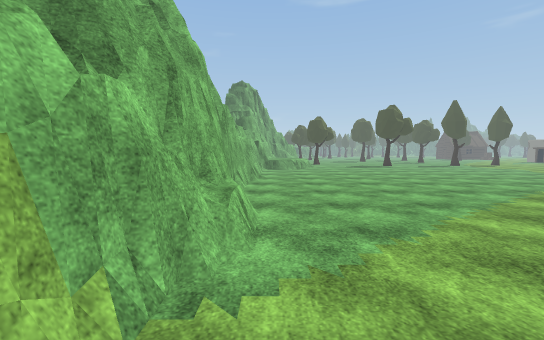
View 1 (above)

17 first-person views from a walk through a scene from a Unity 3-D project. The camera is 1.5 m above the floor, tilts 4° down and sees 90° across. The floor is counted in squares, 1 m on a side. Each view is taken from the middle of a square. On the plan, view 1 faces up. The plan holds only what a view shows up to about 14 squares ahead; the rest is blank. The place goes on beyond the plan. The player is left out. Some animated figures are not drawn. Some surface patterns are stand-ins.

View 2
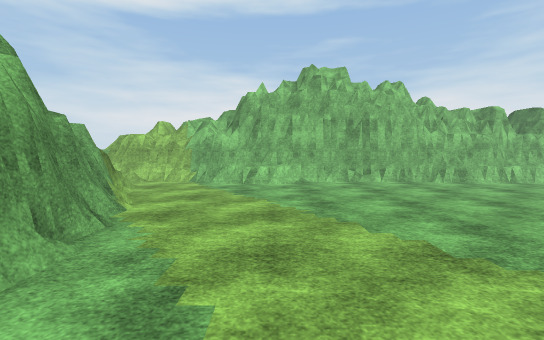

View 3
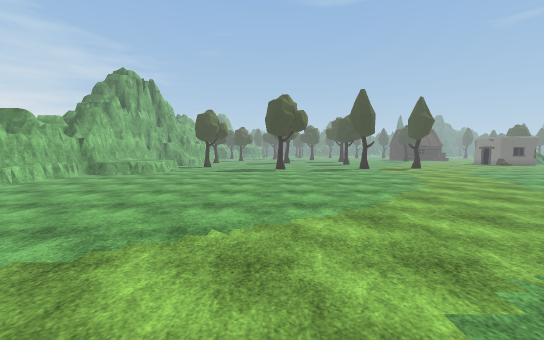

View 4
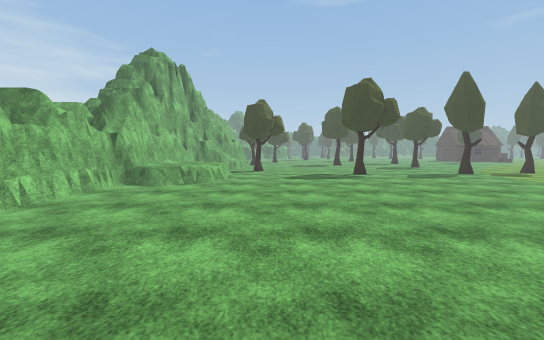

View 5
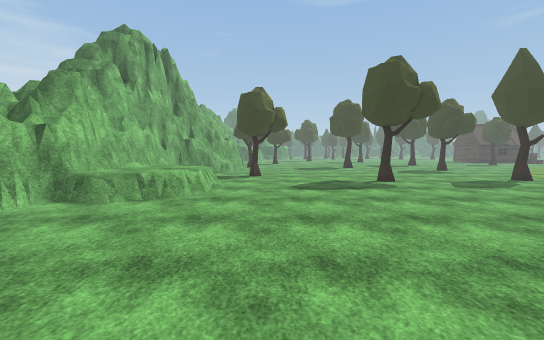

View 6
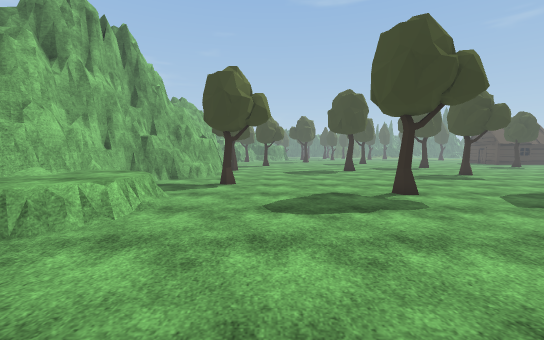

View 7
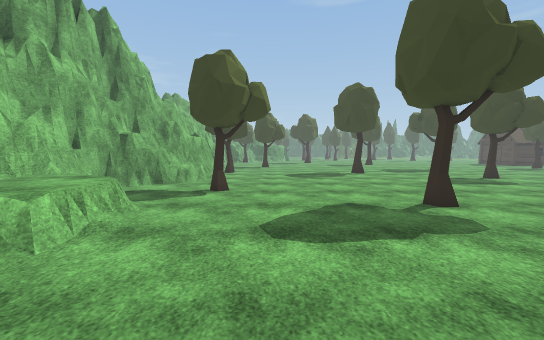

View 8
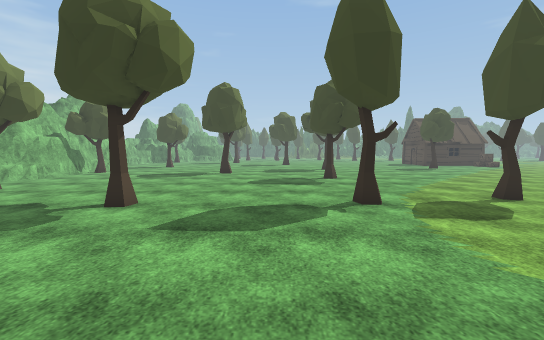

View 9
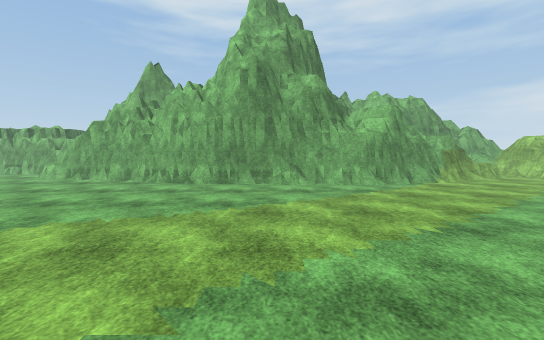

View 10
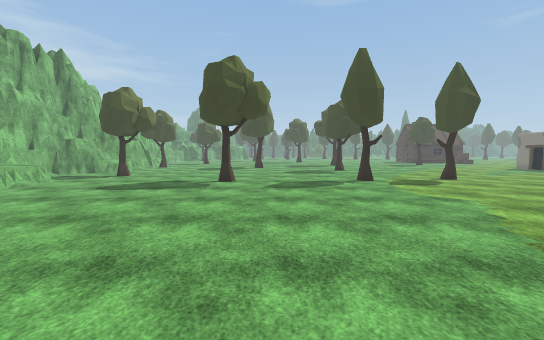

View 11
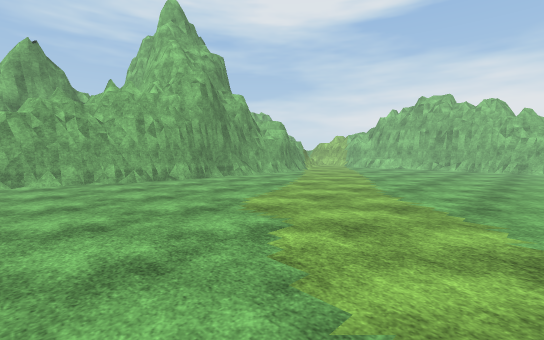

View 12
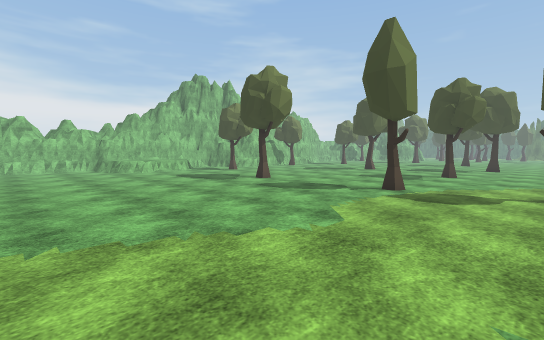

View 13
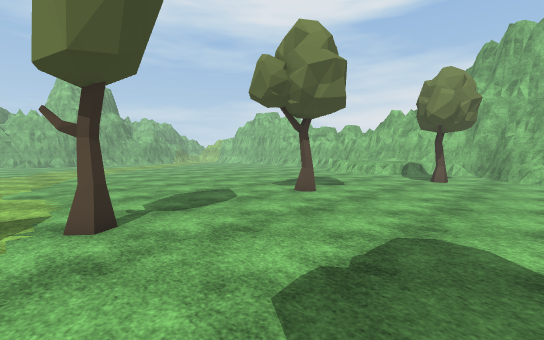

View 14
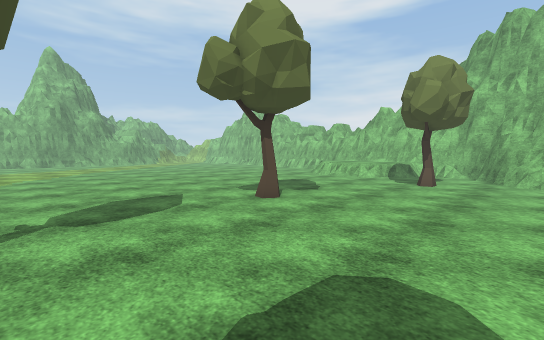

View 15
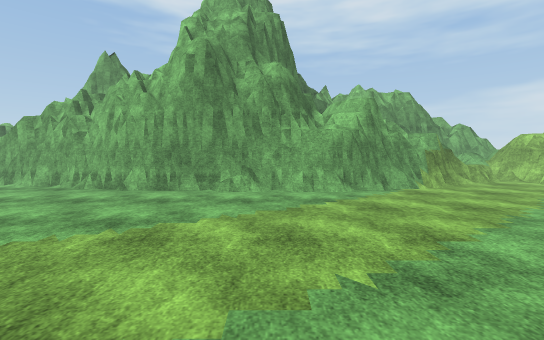

View 16
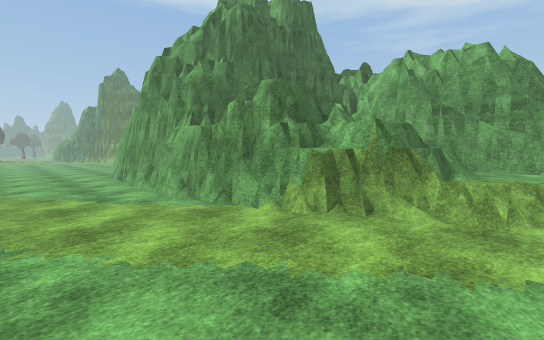

View 17
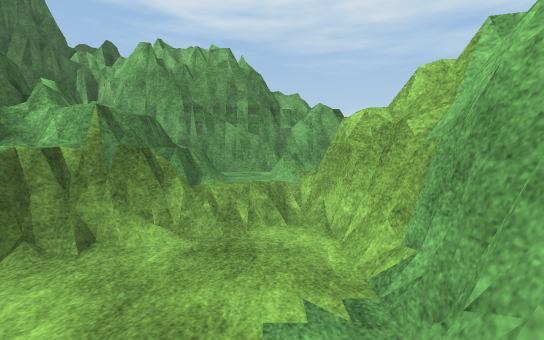

### Floor plan
Key: @ floor where view 1 was taken; # wall or solid block; . floor; = window, fence, low wall or low ledge; ^ raised ledge; T tree.
Columns run from 2 left of view 1 to 23 right of it. Each row starts with its distance up from view 1.
 34    ##^....................
 33    #==....................
 32   ##......................
 31  ##....T..................
 30   #....T..................
 29   #=.....................T
 28   #^^.........T......T...T
 27  ##^^^........T...........
 26  #^^^^....................
 25  #^^^^....................
 24  #^^^^....................
 23  #^^^=....................
 22  #^=#.....................
 21  #........................
 20 ##........................
 19 ##........................
 18 ##........................
 17 ##........................
 16 ##........................
 15 ##.......................
 14 ##........................
 13 ##........................
 12 ##........................
 11 #=........................
 10 #=........................
  9 #=........................
  8 ##........................
  7 ##........................
  6 ##........................
  5 #^........................
  4 ##........................
  3 ##........###.==..........
  2 #=....==##############....
  1 #=...####           ######
  0 ##@=###
 -1 ##^^##
 -2 ##^^##
 -3  ##^^

Positions as (right, up) in squares from view 1, and headings:
1: (0, 0), facing up
2: (12, 6), facing left
3: (11, 5), facing up
4: (6, 10), facing up
5: (6, 14), facing up
6: (7, 18), facing up
7: (7, 20), facing up
8: (16, 20), facing up
9: (13, 15), facing down
10: (14, 14), facing up
11: (23, 16), facing down-left
12: (23, 17), facing up-left
13: (20, 34), facing down-left
14: (18, 34), facing down-left
15: (11, 13), facing down
16: (0, 7), facing down-right
17: (0, 5), facing down
